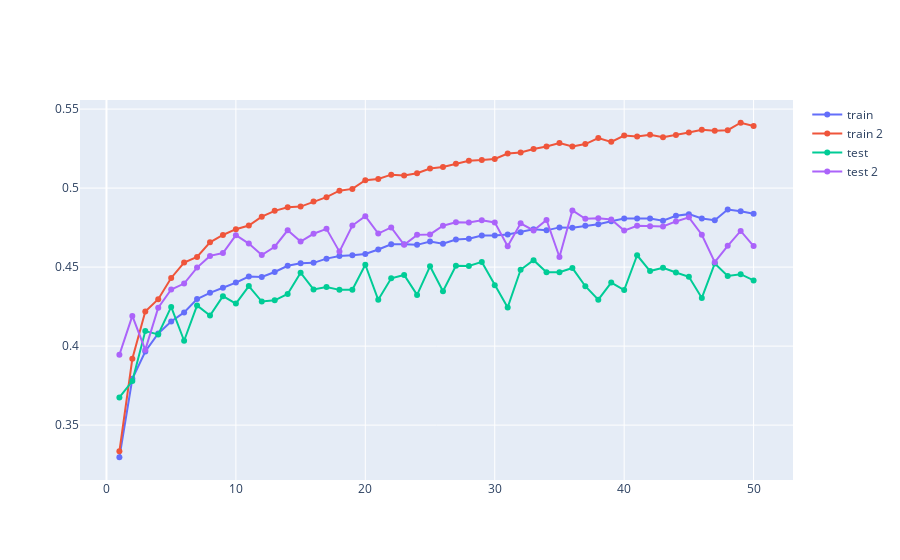

The code cell stored with this chart in its notebook:
### Markdown cell above
#### <font color="red"> <a id='p1D2'/> งานที่ 1.D.2 พล็อตกราฟ 4 เส้นจากสองโมเดลในผังเดียวกัน </font>
ในกรณีนี้ เราอยากเทียบสมรรถนะของโมเดลทั้งสองควบคู่กันไปทั้งในตอนฝึกและตอนทดสอบ ดังนั้นเราจะพล็อต train_acc_trace1, train_acc_trace2, test_acc_trace1, test_acc_trace2 ไว้ด้วยกันในผังเดียว

เรียกคำสั่ง iplot นั่นเอง

### Code cell
# [Your Work]
configure_plotly_browser_state() # for Colab user
iplot([train_acc_trace1, train_acc_trace2, test_acc_trace1, test_acc_trace2])
